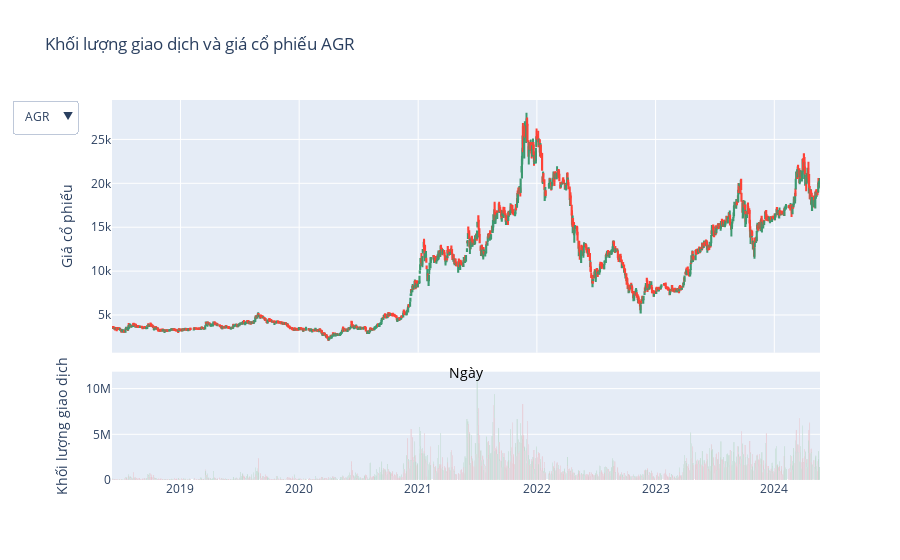

The notebook cell saved with this chart:
### Markdown cell above
### Câu hỏi: Có sự tương quan (có ý nghĩa về thống kê) giữa giá cổ phiếu và khối lượng giao dịch đối với từng ngân hàng; trong tổng thể hay không?

### Code cell
# Hàm tạo biểu đồ nến
def create_candlestick_chart(data, visible=False):
    return go.Candlestick(
        x=data['Date'],
        open=data['Open'],
        high=data['High'],
        low=data['Low'],
        close=data['Price'],
        visible=visible,
        showlegend=False,
        name=''
    )

# Hàm tạo biểu đồ khối lượng giao dịch
def create_volume_chart(data, visible=False):
    colors = ['red' if row['Price'] <= row['Open'] else 'green' for _, row in data.iterrows()]
    return go.Bar(
        x=data['Date'],
        y=data['Vol.'],
        marker=dict(color=colors),
        visible=visible,
        showlegend=False,
        name=''
    )

# Lấy danh sách các cổ phiếu
unique_tickers = data['Ticker Symbol'].unique()
print(unique_tickers)

# Tạo biểu đồ với 2 dòng và 1 cột
fig = make_subplots(rows=2, cols=1, shared_xaxes=True, vertical_spacing=0.05, row_heights=[0.7, 0.3])

# Lấy dữ liệu theo từng cổ phiếu
data_grouped = [data[data['Ticker Symbol'] == ticker] for ticker in unique_tickers]
# print(data_grouped[0].head())

# Thêm traces cho cổ phiếu
for i in range(len(data_grouped)):
    fig.add_trace(create_candlestick_chart(data_grouped[i], visible=i == 0), row=1, col=1)
    fig.add_trace(create_volume_chart(data_grouped[i], visible=i == 0), row=2, col=1)


# Cập nhật layout với updatemenus
fig.update_layout(
    title=f'Khối lượng giao dịch và giá cổ phiếu {unique_tickers[0]}',
    xaxis={
        'rangeslider': {'visible': False},
        'title': 'Ngày',
        'titlefont': dict(  
            size=14, 
            color='black'  
        ),
    },
    yaxis_title='Giá cổ phiếu',
    yaxis2_title='Khối lượng giao dịch',
    updatemenus=[
        {
            'buttons': [
                {
                    'label': ticker,
                    'method': 'update',
                    'args': [
                        {'visible': [ticker == t for t in unique_tickers for _ in range(2)]},  # Update visibility for all candlestick traces
                        {'title': f'Khối lượng giao dịch và giá cổ phiếu - {ticker}'}  # Update title
                    ]
                }
                for ticker in unique_tickers
            ]
        }
    ]
)

# Hiển thị biểu đồ
fig.show()

### Figure 1 — Plotly figure (JSON) as saved in the notebook; plotly's stock layout.template omitted (floating-point values rounded to 4 significant figures; data arrays with more than 128 entries replaced by an {"elided": "..."} marker saying what was removed)
{"data": [{"close": {"elided": "1489 float values"}, "high": {"elided": "1489 float values"}, "low": {"elided": "1489 float values"}, "name": "", "open": {"elided": "1489 float values"}, "showlegend": false, "type": "candlestick", "visible": true, "x": {"elided": "1489 str values"}, "xaxis": "x", "yaxis": "y"}, {"marker": {"color": {"elided": "1489 str values"}}, "name": "", "showlegend": false, "type": "bar", "visible": true, "x": {"elided": "1489 str values"}, "xaxis": "x2", "y": {"elided": "1489 float values"}, "yaxis": "y2"}, {"close": {"elided": "1489 float values"}, "high": {"elided": "1489 float values"}, "low": {"elided": "1489 float values"}, "name": "", "open": {"elided": "1489 float values"}, "showlegend": false, "type": "candlestick", "visible": false, "x": {"elided": "1489 str values"}, "xaxis": "x", "yaxis": "y"}, {"marker": {"color": {"elided": "1489 str values"}}, "name": "", "showlegend": false, "type": "bar", "visible": false, "x": {"elided": "1489 str values"}, "xaxis": "x2", "y": {"elided": "1489 float values"}, "yaxis": "y2"}, {"close": {"elided": "1489 float values"}, "high": {"elided": "1489 float values"}, "low": {"elided": "1489 float values"}, "name": "", "open": {"elided": "1489 float values"}, "showlegend": false, "type": "candlestick", "visible": false, "x": {"elided": "1489 str values"}, "xaxis": "x", "yaxis": "y"}, {"marker": {"color": {"elided": "1489 str values"}}, "name": "", "showlegend": false, "type": "bar", "visible": false, "x": {"elided": "1489 str values"}, "xaxis": "x2", "y": {"elided": "1489 float values"}, "yaxis": "y2"}, {"close": {"elided": "1489 int values"}, "high": {"elided": "1489 int values"}, "low": {"elided": "1489 int values"}, "name": "", "open": {"elided": "1489 int values"}, "showlegend": false, "type": "candlestick", "visible": false, "x": {"elided": "1489 str values"}, "xaxis": "x", "yaxis": "y"}, {"marker": {"color": {"elided": "1489 str values"}}, "name": "", "showlegend": false, "type": "bar", "visible": false, "x": {"elided": "1489 str values"}, "xaxis": "x2", "y": {"elided": "1489 float values"}, "yaxis": "y2"}, {"close": {"elided": "1489 int values"}, "high": {"elided": "1489 int values"}, "low": {"elided": "1489 int values"}, "name": "", "open": {"elided": "1489 int values"}, "showlegend": false, "type": "candlestick", "visible": false, "x": {"elided": "1489 str values"}, "xaxis": "x", "yaxis": "y"}, {"marker": {"color": {"elided": "1489 str values"}}, "name": "", "showlegend": false, "type": "bar", "visible": false, "x": {"elided": "1489 str values"}, "xaxis": "x2", "y": {"elided": "1489 float values"}, "yaxis": "y2"}], "layout": {"title": {"text": "Khối lượng giao dịch và giá cổ phiếu AGR"}, "updatemenus": [{"buttons": [{"args": [{"visible": [true, true, false, false, false, false, false, false, false, false]}, {"title": "Khối lượng giao dịch và giá cổ phiếu - AGR"}], "label": "AGR", "method": "update"}, {"args": [{"visible": [false, false, true, true, false, false, false, false, false, false]}, {"title": "Khối lượng giao dịch và giá cổ phiếu - BID"}], "label": "BID", "method": "update"}, {"args": [{"visible": [false, false, false, false, true, true, false, false, false, false]}, {"title": "Khối lượng giao dịch và giá cổ phiếu - CTG"}], "label": "CTG", "method": "update"}, {"args": [{"visible": [false, false, false, false, false, false, true, true, false, false]}, {"title": "Khối lượng giao dịch và giá cổ phiếu - VCB"}], "label": "VCB", "method": "update"}, {"args": [{"visible": [false, false, false, false, false, false, false, false, true, true]}, {"title": "Khối lượng giao dịch và giá cổ phiếu - TCB"}], "label": "TCB", "method": "update"}]}], "xaxis": {"anchor": "y", "domain": [0, 1], "matches": "x2", "rangeslider": {"visible": false}, "showticklabels": false, "title": {"font": {"color": "black", "size": 14}, "text": "Ngày"}}, "xaxis2": {"anchor": "y2", "domain": [0, 1]}, "yaxis": {"anchor": "x", "domain": [0.335, 1.0], "title": {"text": "Giá cổ phiếu"}}, "yaxis2": {"anchor": "x2", "domain": [0, 0.285], "title": {"text": "Khối lượng giao dịch"}}}}
